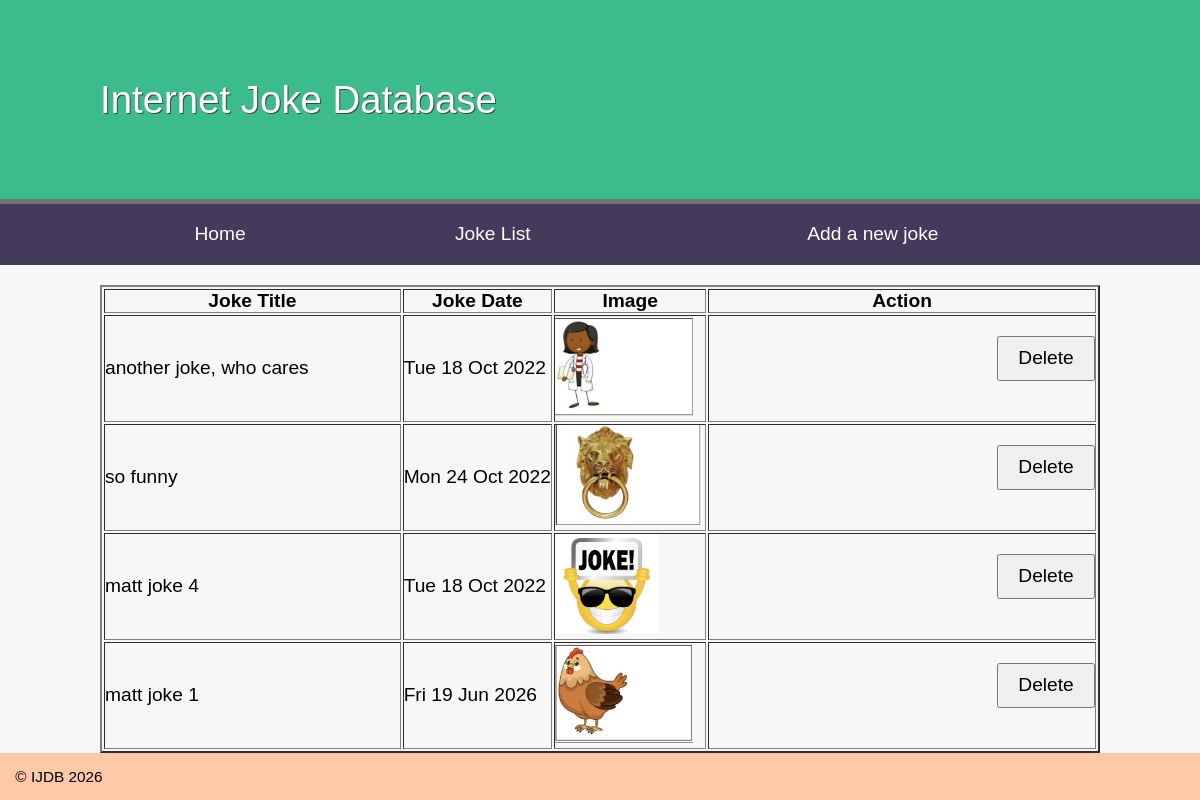
/week5/jokes.php, run on an earlier commit of the app's database.
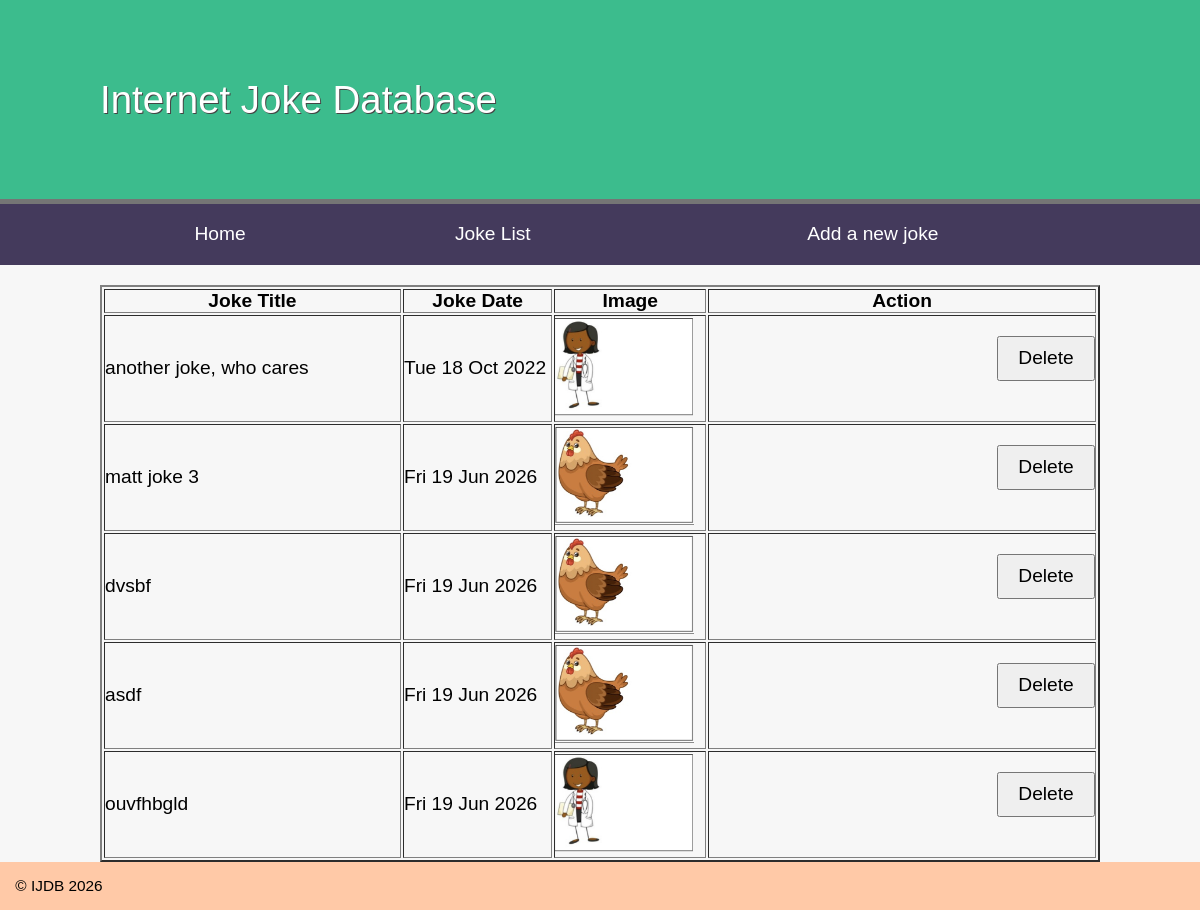
And on a later commit of the database.
### tables this page shows
CREATE TABLE `joke` (
  `id` int(11) NOT NULL,
  `joketext` text DEFAULT NULL,
  `jokedate` date NOT NULL,
  `image` varchar(100) DEFAULT NULL,
  `authorid` int(11) NOT NULL,
  `categoryid` int(11) NOT NULL
);

### week5/jokes.php (called while the page is built, shortened)
<?php
try{
    include 'includes/DatabaseConnection.php';
    $sql = 'SELECT id, joketext, jokedate, image FROM joke';
    $jokes = $pdo->query($sql);
    include 'templates/jokes.html.php';
    $output = ob_get_clean();
} catch (PDOException $e) {
    $title = 'An error has occured';
    $output = 'Database Error:' . $e->getMessage();
}
include 'templates/layout.html.php';

### week5/templates/jokes.html.php (the view, shortened to what this page needs)
<!DOCTYPE html>
<html lang="en">
<head>
</head>
<body>
<?php if (isset($error)): ?>
    <p><?= $error ?></p>
<?php else: ?>
    <table border="2px">
        <thead>
            <tr>
            <th>Joke Title</th>
            <th>Joke Date</th>
            <th>Image</th>
            <th>Action</th>
            </tr>
        </thead>
        <?php foreach ($jokes as $joke): ?>
            <tr>
                <td width="300px">
                    <?= htmlspecialchars($joke['joketext'], ENT_QUOTES, 'UTF-8') ?>
                </td>
                <td width="150px">
                    <?php
                        $display_date = date('D d M Y', strtotime($joke['jokedate']));
                    ?>
                    <?= htmlspecialchars($display_date, ENT_QUOTES, 'UTF-8') ?>
                </td>
                <td width="150px">
                    <img height="100px" src="images/<?= htmlspecialchars($joke['image'], ENT_QUOTES, 'UTF-8') ?>" />
                </td>
                <td width="50px">
                    <form action="deletejoke.php" method="post">
                        <input type="submit" value="Delete">
                    </form>
                </td>
            </tr>
        <?php endforeach; ?>
    </table>
<?php endif; ?>
</body>
</html>

### week5/templates/layout.html.php (shortened to what this page needs)
<!DOCTYPE html>
<html lang="en">
    <head>
        <link rel="stylesheet" href="jokes.css">
    </head>
    <body>
        <header><h1>Internet Joke Database</h1></header>
        <nav>
            <ul>
                <li><a href="index.php">Home</a></li>
                <li><a href="jokes.php">Joke List</a></li>
                <li><a href="addjoke.php">Add a new joke</a></li>
            </ul>
        </nav>
        <main>
            <?=$output?>
        </main>
        <footer>&copy; IJDB 2026</footer>
    </body>
</html>

### week5/jokes.css (style rules this page uses)
* { margin: 0; padding: 0; }
body { font-family: Arial, Helvetica, Sans-serif; }
header { display: block; background-color: #3cbc8d; padding: 20px; border-bottom: 5px solid #757575; }
h1 { font-weight: normal; padding: 1.5em; color: white; text-shadow: 1px 1px 0px #444; width: 1000px; margin: auto; }
nav { background-color: #443A5C; }
nav a { color: white; text-decoration: none; }
nav ul { display: table; width: 1000px; margin: auto; }
nav li { display: table-cell; text-align: center; padding: 1em; }
main { overflow: auto; min-height: 30vh; background-color: #f7f7f7; width: 1000px; margin: auto; box-shadow: -1000px 0 0 #f7f7f7, 1000px 0 0 #f7f7f7; padding-top: 20px; }
footer { padding: 1em; background-color: #FFC9A7 ; font-size: 0.8em; }
body { font-size: 1.2em; font-family: arial, helvetica, sans-serif }
input, label, select, textarea { float: left; width: 15em; margin-bottom: 1em; padding: 0.5em; }
input[type="submit"] { margin-left: 15em; width: auto; padding: 0.5em 1em; clear: both; font-size: 1em; }
form { overflow: auto; clear: both; display: block; }

What changed in the data, as far as the page shows it:
removed joke: joketext "so funny", jokedate "Mon 24 Oct 2022", image (picture)
removed joke: joketext "matt joke 4", jokedate "Tue 18 Oct 2022", image (picture)
changed joke: joketext "matt joke 1" → "matt joke 3"
added joke: joketext "dvsbf", jokedate "Fri 19 Jun 2026", image (picture)
added joke: joketext "asdf", jokedate "Fri 19 Jun 2026", image (picture)
added joke: joketext "ouvfhbgld", jokedate "Fri 19 Jun 2026", image (picture)
